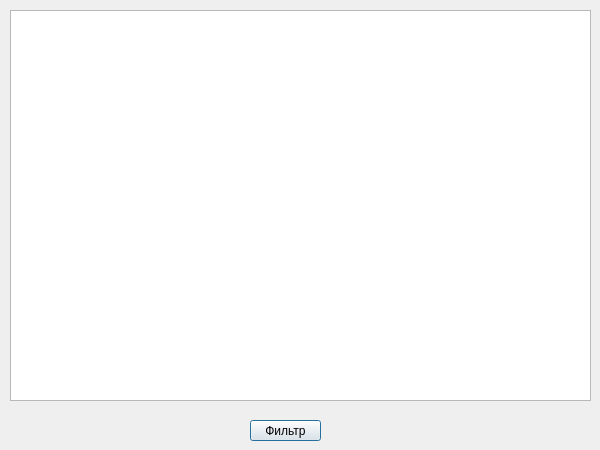
<?xml version="1.0" encoding="UTF-8"?>
<ui version="4.0">
 <class>hfilter</class>
 <widget class="QDialog" name="hfilter">
  <property name="geometry">
   <rect>
    <x>0</x>
    <y>0</y>
    <width>600</width>
    <height>450</height>
   </rect>
  </property>
  <property name="windowTitle">
   <string>H-фильтр</string>
  </property>
  <widget class="QPushButton" name="btnFilter">
   <property name="geometry">
    <rect>
     <x>250</x>
     <y>420</y>
     <width>71</width>
     <height>21</height>
    </rect>
   </property>
   <property name="text">
    <string>Фильтр</string>
   </property>
  </widget>
  <widget class="QTreeWidget" name="treeWidget">
   <property name="geometry">
    <rect>
     <x>10</x>
     <y>10</y>
     <width>581</width>
     <height>391</height>
    </rect>
   </property>
   <property name="headerHidden">
    <bool>true</bool>
   </property>
   <column>
    <property name="text">
     <string notr="true">1</string>
    </property>
   </column>
  </widget>
 </widget>
 <resources/>
 <connections/>
</ui>
